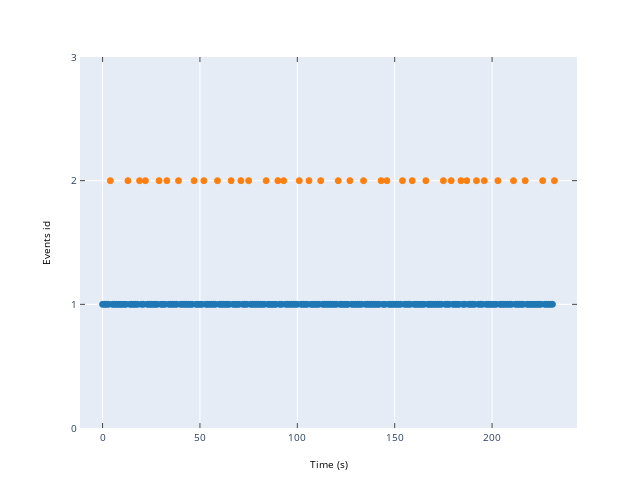

The code cell stored with this chart in its notebook:
### Code cell
event_ids = ['1', '2']
fig = mne.viz.plot_events(events, raw.info['sfreq'], raw.first_samp, show=False)

# convert plot to plotly
update = dict(layout=dict(showlegend=True), data=[dict(name=e) for e in event_ids])
py.iplot_mpl(plt.gcf())

### Figure 1 — Plotly figure (JSON) as saved in the notebook; plotly's stock layout.template omitted (floating-point values rounded to 4 significant figures; data arrays with more than 128 entries replaced by an {"elided": "..."} marker saying what was removed)
{"data": [{"marker": {"color": "#1F77B4", "line": {"color": "#1F77B4", "width": 1}, "opacity": 1, "size": 6, "symbol": "circle"}, "mode": "markers", "name": "_line0", "type": "scatter", "x": {"elided": "195 float values"}, "xaxis": "x", "y": {"elided": "195 int values"}, "yaxis": "y"}, {"marker": {"color": "#FF7F0E", "line": {"color": "#FF7F0E", "width": 1}, "opacity": 1, "size": 6, "symbol": "circle"}, "mode": "markers", "name": "_line1", "type": "scatter", "x": [4.008, 13.01, 19.01, 22.01, 29.01, 33.01, 39.01, 47.01, 52.01, 59.01, 66.01, 71.01, 75.01, 84.01, 90.01, 93.01, 101.0, 106.0, 112.0, 121.0, 127.0, 134.0, 143.0, 146.0, 154.0, 159.0, 166.0, 175.0, 179.0, 184.0, 187.0, 192.0, 196.0, 203.0, 211.0, 217.0, 226.0, 232.0], "xaxis": "x", "y": [2, 2, 2, 2, 2, 2, 2, 2, 2, 2, 2, 2, 2, 2, 2, 2, 2, 2, 2, 2, 2, 2, 2, 2, 2, 2, 2, 2, 2, 2, 2, 2, 2, 2, 2, 2, 2, 2], "yaxis": "y"}], "layout": {"autosize": false, "height": 480, "hovermode": "closest", "margin": {"b": 52, "l": 80, "pad": 0, "r": 63, "t": 57}, "showlegend": false, "width": 640, "xaxis": {"anchor": "y", "domain": [0, 1], "mirror": "ticks", "nticks": 7, "range": [-11.59, 243.6], "showgrid": true, "showline": true, "side": "bottom", "tickfont": {"size": 10}, "ticks": "inside", "title": {"font": {"color": "#000000", "size": 10}, "text": "Time (s)"}, "type": "linear", "zeroline": false}, "yaxis": {"anchor": "x", "domain": [0, 1], "dtick": 1, "mirror": "ticks", "range": [0, 3], "showgrid": true, "showline": true, "side": "left", "tick0": 1, "tickfont": {"size": 10}, "ticks": "inside", "title": {"font": {"color": "#000000", "size": 10}, "text": "Events id"}, "type": "linear", "zeroline": false}}}
